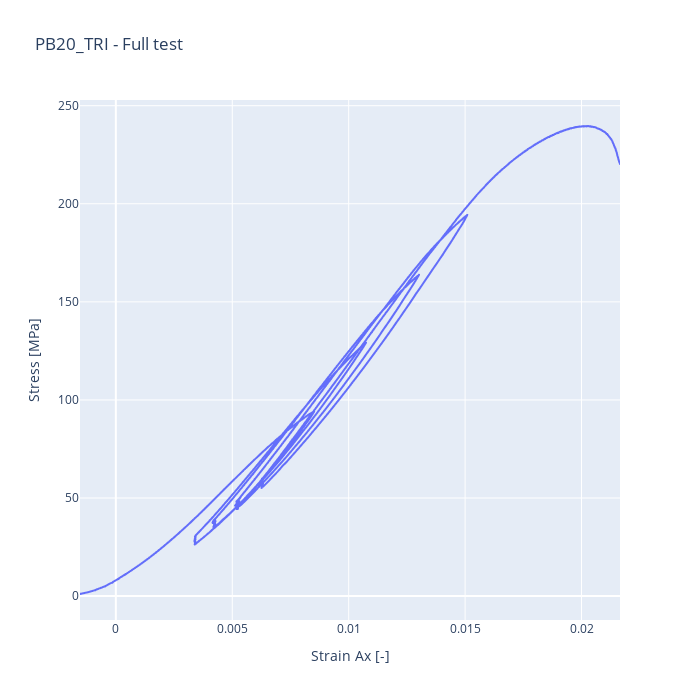

Notebook source saved alongside this figure:
### Code cell
### PLOTTING
## Plot the data
ax = px.line(df_exp_PB, x = 'Strain Ax [-]', y = 'Stress [MPa]', hover_data=['Index'], width=700, height=700, title='PB20_TRI - Full test')

ax.show()

### Figure 1 — Plotly figure (JSON) as saved in the notebook; plotly's stock layout.template omitted (floating-point values rounded to 4 significant figures; data arrays with more than 128 entries replaced by an {"elided": "..."} marker saying what was removed)
{"data": [{"customdata": {"elided": "4301x1 int values"}, "hovertemplate": "Strain Ax [-]=%{x}<br>Stress [MPa]=%{y}<br>Index=%{customdata[0]}<extra></extra>", "legendgroup": "", "line": {"color": "#636efa", "dash": "solid"}, "marker": {"symbol": "circle"}, "mode": "lines", "name": "", "showlegend": false, "type": "scattergl", "x": {"elided": "4301 float values"}, "xaxis": "x", "y": {"elided": "4301 float values"}, "yaxis": "y"}], "layout": {"height": 700, "legend": {"tracegroupgap": 0}, "title": {"text": "PB20_TRI - Full test"}, "width": 700, "xaxis": {"anchor": "y", "domain": [0, 1], "title": {"text": "Strain Ax [-]"}}, "yaxis": {"anchor": "x", "domain": [0, 1], "title": {"text": "Stress [MPa]"}}}}
